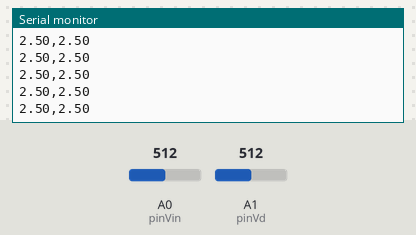
Simulated run of this sketch. Board: Arduino Uno, built with avr-gcc and run on an emulated ATmega328P. Parts: the last lines printed to the serial monitor. Inputs (shaded band) come from the test bench; at power-on: A0 (pinVin) = 512, A1 (pinVd) = 512.

Above: at 1.2 s.
1.3 s: A0 (pinVin) set to 716
At 1.56 s:
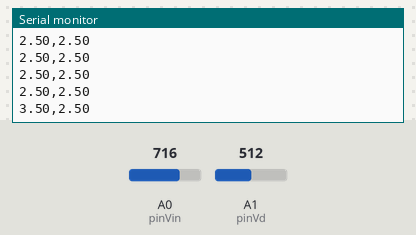
2.8 s: A1 (pinVd) set to 716
At 2.97 s:
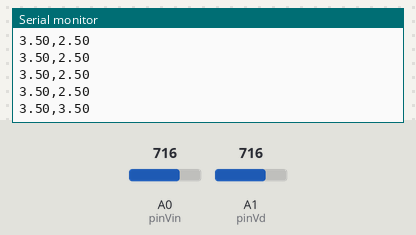
4.3 s: A0 (pinVin) set to 900
At 4.38 s:
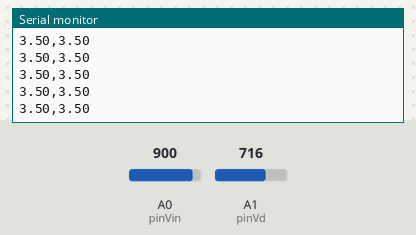
5.8 s: A1 (pinVd) set to 900
At 5.98 s:
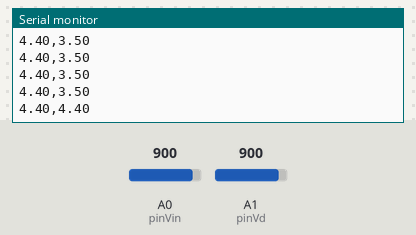
Timing chart, 0 to 8.3 s (numbered marks = the images above; inputs shaded):
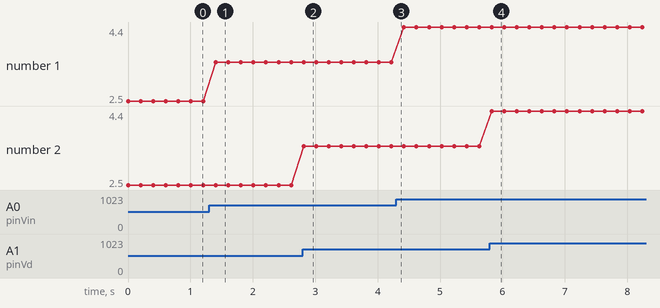

The sketch:

Diodes_exp.ino
```cpp
const int pinVin = A0; // Connected to potentiometer wiper (Total Voltage)
const int pinVd  = A1; // Connected to diode anode (Diode Voltage)

void setup() {
  Serial.begin(9600);
}

void loop() {
  int rawVin = analogRead(pinVin);
  int rawVd  = analogRead(pinVd);

  // Convert ADC values (0-1023) to voltages (0-5V)
  float vin = rawVin * (5.0 / 1023.0);
  float vd  = rawVd  * (5.0 / 1023.0);

  // Send comma-separated values to Serial
  Serial.print(vin);
  Serial.print(",");
  Serial.println(vd);

  delay(200); // Sampling interval as you slowly turn the knob
}
```

Measured:
- after the input at 1.3 s, the serial monitor: prints a new line after 0.11 s (image 1)
- after the input at 2.8 s, the serial monitor: prints a new line at once (image 2)
- after the input at 5.8 s, the serial monitor: prints a new line at once (image 4)
- plotted number 1: 2.5 → 3.5 after the input at 1.3 s, 3.5 → 4.4 after the input at 4.3 s
